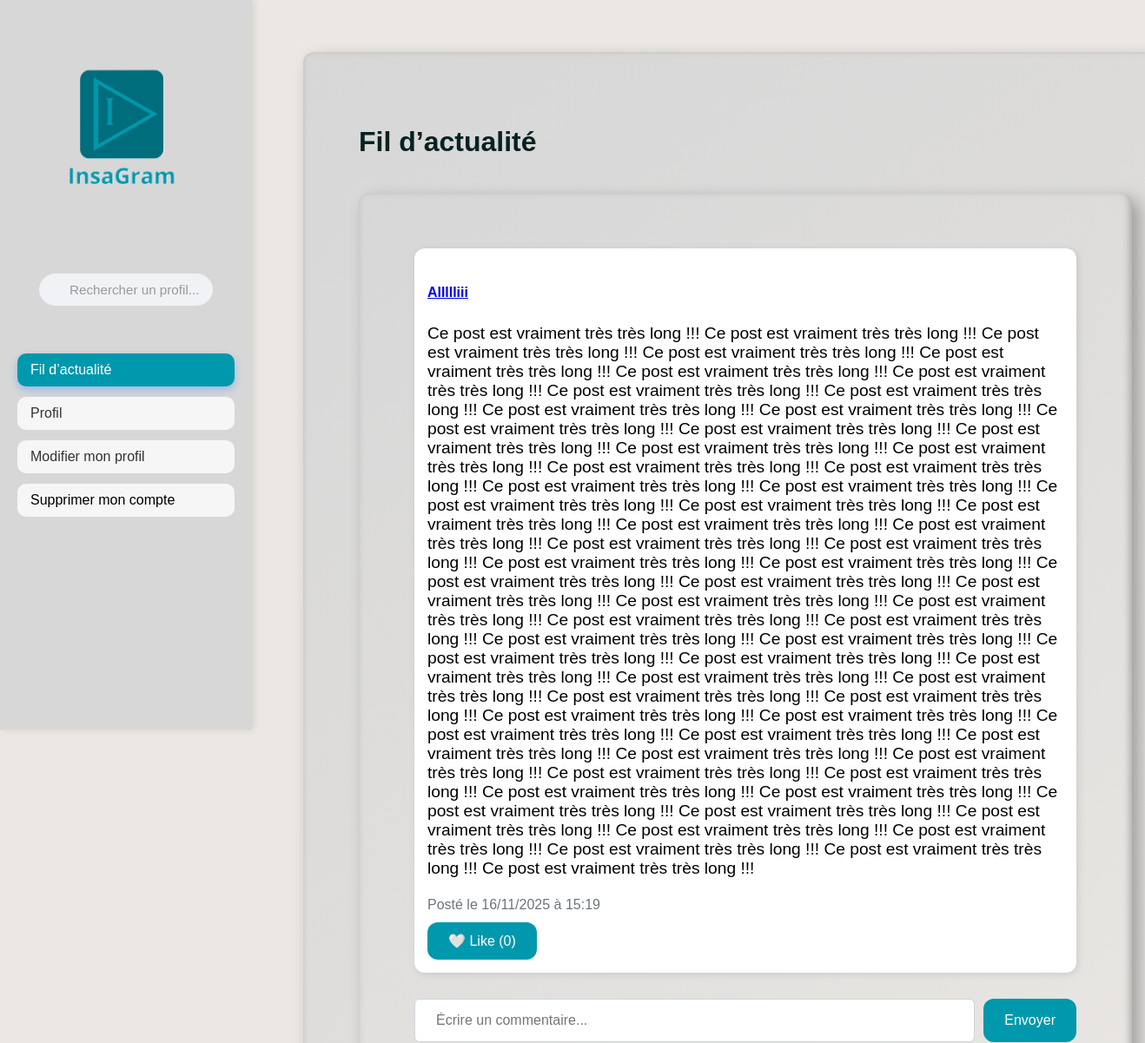
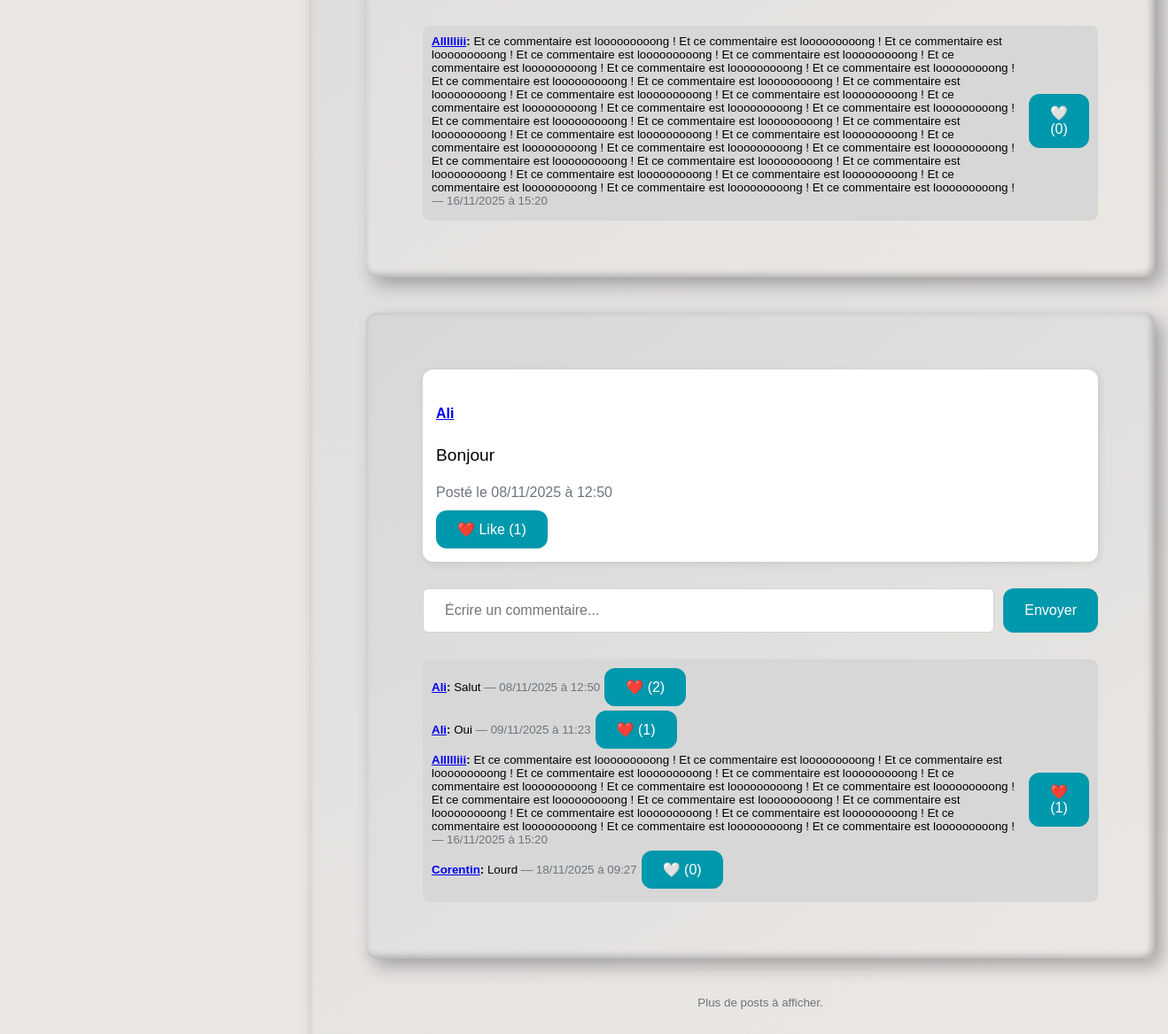
Screenshot of /feed (signed in) with the database file from the repository (2 pictures, top to bottom).
### app.py (models this page shows, shortened)
class Post(db.Model):
    id = db.Column(db.Integer, primary_key=True)
    user_id = db.Column(db.Integer, db.ForeignKey('user.id'), nullable=False)
    content = db.Column(db.String(255), nullable=False)
    date_posted = db.Column(db.DateTime, default=lambda: datetime.now(PARIS))
    likes = db.relationship('Like', backref='post', lazy=True)
    comments = db.relationship('Comment', backref='post', lazy=True)

class User(db.Model):
    id = db.Column(db.Integer, primary_key=True)
    name = db.Column(db.String(80), unique=False, nullable=False)
    username = db.Column(db.String(80), unique=True, nullable=False)
    password = db.Column(db.String(80), nullable=False)
    email = db.Column(db.String(120), unique=True, nullable=False)
    biography = db.Column(db.Text, nullable=True)
    posts = db.relationship('Post', backref='author', lazy=True)
    followed = db.relationship(
        'User',
        secondary=followers,
        primaryjoin=(followers.c.follower_id == id),
        secondaryjoin=(followers.c.followed_id == id),
        backref=db.backref('followers', lazy='dynamic'),
        lazy='dynamic'
    )

class Comment(db.Model):
    id = db.Column(db.Integer, primary_key=True)
    post_id = db.Column(db.Integer, db.ForeignKey('post.id'), nullable=False)
    user_id = db.Column(db.Integer, db.ForeignKey('user.id'), nullable=False)
    content = db.Column(db.String(255), nullable=False)
    date_posted = db.Column(db.DateTime, default=lambda: datetime.now(PARIS))
    author = db.relationship('User', backref='comments', lazy=True)
    likes = db.relationship('CommentLike', backref='comment', lazy=True)

### app.py (the view)
@app.route('/feed')
def feed():
    if 'username' not in session:
        return redirect(url_for('login'))
    offset = int(request.args.get('offset', 0))
    user = User.query.filter_by(username=session['username']).first()
    followed_users = user.followed.all()
    followed_ids = [u.id for u in followed_users]
    if not followed_ids:
        posts = []
        total_count = 0
    else:
        total_count = Post.query.filter(Post.user_id.in_(followed_ids)).count()
        posts = (
            Post.query
            .filter(Post.user_id.in_(followed_ids))
            .order_by(Post.date_posted.desc())
            .offset(offset)
            .limit(20)
            .all()
        )
    liked_post_ids = [like.post_id for like in Like.query.filter_by(user_id=user.id).all()]
    liked_comment_ids = [like.comment_id for like in CommentLike.query.filter_by(user_id=user.id).all()]
    has_more = (offset + 20) < total_count
    return render_template(
        'timeline.html',
        posts=posts,
        offset=offset,
        has_more=has_more,
        liked_post_ids=liked_post_ids,
        liked_comment_ids=liked_comment_ids
    )

### templates/timeline.html (shortened to what this page needs)
<!DOCTYPE html>
<html lang="fr">
<head>
    <link rel="stylesheet" href="{{ url_for('static', filename='style.css') }}">
</head>
<body>
<div class="sidebar">
    <img src="{{ url_for('static', filename='images/LOGO_sidebar.png') }}" alt="Logo InsaGram" class="logo">
    <div class="container-search">
        <form method="GET" action="{{ url_for('search') }}" class="search-form">
            <input
                type="text"
                name="q"
                placeholder="Rechercher un profil..."
                aria-label="Rechercher"
                class="search-input-with-icon">
        </form>
    </div>
    <nav class="sidebar-nav">
        <form action="{{ url_for('feed') }}" method="get">
            <button
                type="submit"
                class="sidebar-btn {% if request.endpoint == 'feed' %}active{% endif %}">
                Fil d’actualité
            </button>
        </form>
        <form action="{{ url_for('profile') }}" method="get">
            <button
                type="submit"
                class="sidebar-btn {% if request.endpoint == 'profile' %}active{% endif %}">
                Profil
            </button>
        </form>
        <form action="{{ url_for('edit_profile') }}" method="get">
            <button
                type="submit"
                class="sidebar-btn">
                Modifier mon profil
            </button>
        </form>
        <form action="{{ url_for('delete_account') }}" method="get">
            <button
                type="submit"
                class="sidebar-btn btn-danger">
                Supprimer mon compte
            </button>
        </form>
    </nav>
</div>
<div class="main-content bg-light">
    <div class="container container--lg">
        <h1 class="h1">Fil d’actualité</h1>
        {% if posts %}
            {% for post in posts %}
                <div class="container--lg posts-container" id="posts-container" style="display: flex; flex-direction: column; gap: 20px;">
                    <div class="post-card" data-post-id="{{ post.id }}" style="display: flex; gap: 15px; align-items: flex-start;">
                        <div style="flex: 1; background-color: #ffffff; padding: 15px; border-radius: var(--radius-md); box-shadow: 2px 2px 8px rgba(0,0,0,0.1);">
                            <div style="font-size: 1.2rem; margin-bottom: 10px;">
                                <h5 class="card-title mb-2">
                                    <a href="{{ url_for('user_profile', username=post.author.username) }}" class="text-decoration-none text-dark">
                                        {{ post.author.username }}
                                    </a>
                                </h5>
                                <p class="post-content">{{ post.content }}</p>
                                <small class="text-muted">Posté le {{ post.date_posted.strftime('%d/%m/%Y à %H:%M') }}</small>
                            </div>
                                <div style="display: flex; gap: 10px; margin-top: 10px;">
                                    {% set liked = post.id in liked_post_ids %}
                                    <form action="{{ url_for('like_post', post_id=post.id) }}" method="POST" style="display:inline;">
                                        <button type="submit" class="btn btn-sm {% if liked %}btn-danger{% else %}btn-outline-danger{% endif %}">
                                            {% if liked %}❤️{% else %}🤍{% endif %} Like ({{ post.likes | length }})
                                        </button>
                                    </form>
                                </div>
                        </div>
                    </div>
                    <form action="{{ url_for('create_comment', post_id=post.id) }}" method="POST" style="display: flex; width: 100%; gap: 10px; margin-top: 10px;">
                        <input type="text" name="content" class="form-control form-control-sm" placeholder="Écrire un commentaire..." style="flex: 1; min-width: 0;">
                        <button type="submit" class="btn btn-sm btn-primary">Envoyer</button>
                    </form>
                    <div style="background-color: var(--background-2); padding: 10px; border-radius: var(--radius-sm); margin-top: 10px;">
                        {% for comment in post.comments %}
                        <div style="margin-bottom: 5px; display: flex; align-items: center; gap: 5px;">
                            <small class="comment-text">
                                <b><a href="{{ url_for('user_profile', username=comment.author.username) }}" class="text-decoration-none text-dark">{{ comment.author.username }}</a>:</b> {{ comment.content }}
                                <span class="text-muted">— {{ comment.date_posted.strftime('%d/%m/%Y à %H:%M') }}</span>
                            </small>
                                {% set liked_comment = comment.id in liked_comment_ids %}
                                <form action="{{ url_for('like_comment', comment_id=comment.id) }}" method="POST" style="display:inline;">
                                    <button type="submit" class="btn btn-sm {% if liked_comment %}btn-danger{% else %}btn-outline-danger{% endif %}">
                                        {% if liked_comment %}❤️{% else %}🤍{% endif %} ({{ comment.likes | length }})
                                    </button>
                                </form>
                        </div>
                        {% endfor %}
                    </div>
                </div>
            {% endfor %}
            <div style="margin-top: 20px; text-align: center;">
                {% if has_more %}
                <form action="{{ url_for('feed') }}" method="get">
                    <input type="hidden" name="offset" value="{{ offset + 20 }}">
                    <button type="submit" class="btn btn-outline-primary">Voir 20 publications de plus</button>
                </form>
                {% else %}
                <small class="text-muted">Plus de posts à afficher.</small>
                {% endif %}
            </div>
        {% else %}
        <p>Aucun post à afficher. Suivez des utilisateurs pour voir leurs publications !</p>
        {% endif %}
    </div>
</div>
</body>
</html>

### static/style.css (style rules this page uses)
:root { --background: rgb(235, 232, 228); --background-2: rgb(215, 215, 215); --bleu-ombre: #00485280; --bleu-1: #006d7cff; --bleu-2: #0098acff; --bleu-3: #00c7e153; --vert-ombre: #193e0068; --vert-1: #327c01ff; --vert-2: #46b000ff; --vert-3: #54d30046; --radius-sm: 8px; --radius-md: 12px; --radius-lg: 18px; --soft: rgba(0,127,127,0.06); --text: #062221ff; }
body { font-family: Arial, sans-serif; background-color: var(--background); display: block; margin: 0 auto; width: 100%; max-width: 1200px; min-height: 100vh; overflow-x: hidden; }
.sidebar { position: fixed; top: 0; left: 0; height: 100vh; width: 250px; background-color: var(--background-2); padding: 20px; box-shadow: 2px 0 8px rgba(0,0,0,0.1); display: flex; flex-direction: column; gap: 15px; z-index: 100; }
.sidebar-nav { display: flex; flex-direction: column; gap: 12px; width: 100%; margin-top: 20px; }
.sidebar-btn { display: block; width: 100%; background-color: #f6f6f6; border: none; color: #333; font-size: 1rem; font-weight: 500; padding: 10px 15px; border-radius: 10px; cursor: pointer; text-align: left; transition: all 0.3s ease; }
.sidebar-btn.active { background-color: var(--bleu-2); color: white; box-shadow: 0 4px 10px rgba(0, 123, 255, 0.3); transform: none; }
.sidebar-btn.btn-danger { width: 100%; background-color: #f6f6f6; color: #000000; }
.sidebar-nav form { width: 100%; }
.main-content { margin-left: 270px; padding: 20px; }
.container { background: linear-gradient(145deg, var(--background-2), var(--background)); padding: 40px; border-radius: var(--radius-md); box-shadow: 8px 8px 20px rgba(0, 0, 0, 0.3), -8px -8px 20px rgba(255, 255, 255, 0.1), inset 2px 2px 8px rgba(255, 255, 255, 0.2), inset -2px -2px 8px rgba(0, 0, 0, 0.3); text-align: center; width: 100%; max-width: 400px; transition: transform 0.2s ease, box-shadow 0.2s ease; }
.container-search { width: 100%; display: flex; justify-content: center; align-items: center; margin: 20px 0; }
.search-form { position: relative; width: 80%; max-width: 220px; display: flex; justify-content: center; }
.search-input-with-icon { width: 100%; padding: 10px 15px 10px 35px; background-color: #f0f2f5; border: none; border-radius: 25px; font-size: 0.95rem; color: #333; text-align: left; transition: all 0.3s ease; outline: none; }
.search-input-with-icon::placeholder { color: #999; }
.container--lg { background: linear-gradient(145deg, var(--background-2), var(--background)); max-width: 2000px; padding: 64px; margin: 40px auto; text-align: left; box-shadow: 8px 8px 20px rgba(0, 0, 0, 0.3), -8px -8px 20px rgba(255, 255, 255, 0.1), inset 2px 2px 8px rgba(255, 255, 255, 0.2), inset -2px -2px 8px rgba(0, 0, 0, 0.3); border-radius: var(--radius-md); }
.form-control { display: block; padding: 12px 24px; font-size: 16px; line-height: 1.5; color: #212529; background-color: #fff; border: 1px solid #ced4da; border-radius: 0.375rem; transition: border-color .15s ease-in-out, box-shadow .15s ease-in-out; }
img.logo { width: 240px; margin-bottom: 20px; }
.h1 { margin-bottom: 30px; color: var(--text); }
.post-content, .comment-text { white-space: normal; overflow-wrap: break-word; word-break: break-word; }
.text-muted { color: #6c757d !important; }
.btn { background-color: var(--bleu-2); color: white; padding: 12px 24px; border: none; border-radius: var(--radius-md); font-size: 16px; cursor: pointer; transition: background-color 0.3s, transform 0.2s; text-decoration: none; display: inline-block; }

### rows the page displays
Post: author.username "Allllliii", content "Ce post est vraiment très très long !!! Ce post est vraiment très très long !!! Ce post est vraiment très très long !!! Ce post est vraiment très très long !!! Ce post est vraiment très très long !!! Ce post est vraiment très très long !!! Ce post est vraiment très très long !!! Ce post est vraiment très très long !!! Ce post est vraiment très très long !!! Ce post est vraiment très très long !!! Ce post est vraiment très très long !!! Ce post est vraiment très très long !!! Ce post est vraiment très très long !!! Ce post est vraiment très très long !!! Ce post est vraiment très très long !!! Ce post est vraiment très très long !!! Ce post est vraiment très très long !!! Ce post est…", date_posted "16/11/2025 à 15:19", likes|length "0"
Comment: author.username "Allllliii", content "Et ce commentaire est looooooooong ! Et ce commentaire est looooooooong ! Et ce commentaire est looooooooong ! Et ce commentaire est looooooooong ! Et ce commentaire est looooooooong ! Et ce commentaire est looooooooong ! Et ce commentaire est looooooooong ! Et ce commentaire est looooooooong ! Et ce commentaire est looooooooong ! Et ce commentaire est looooooooong ! Et ce commentaire est looooooooong ! Et ce commentaire est looooooooong ! Et ce commentaire est looooooooong ! Et ce commentaire est looooooooong ! Et ce commentaire est looooooooong ! Et ce commentaire est looooooooong ! Et ce commentaire est looooooooong ! Et ce commentaire est looooooooong ! Et ce commentaire est…", date_posted "16/11/2025 à 15:20", likes|length "0"
Post: author.username "Ali", content "Bonjour", date_posted "08/11/2025 à 12:50", likes|length "1"
Comment: author.username "Ali", content "Salut", date_posted "08/11/2025 à 12:50", likes|length "2"
Comment: author.username "Ali", content "Oui", date_posted "09/11/2025 à 11:23", likes|length "1"
Comment: author.username "Allllliii", content "Et ce commentaire est looooooooong ! Et ce commentaire est looooooooong ! Et ce commentaire est looooooooong ! Et ce commentaire est looooooooong ! Et ce commentaire est looooooooong ! Et ce commentaire est looooooooong ! Et ce commentaire est looooooooong ! Et ce commentaire est looooooooong ! Et ce commentaire est looooooooong ! Et ce commentaire est looooooooong ! Et ce commentaire est looooooooong ! Et ce commentaire est looooooooong ! Et ce commentaire est looooooooong ! Et ce commentaire est looooooooong ! Et ce commentaire est looooooooong ! Et ce commentaire est looooooooong !", date_posted "16/11/2025 à 15:20", likes|length "1"
Comment: author.username "Corentin", content "Lourd", date_posted "18/11/2025 à 09:27", likes|length "0"
